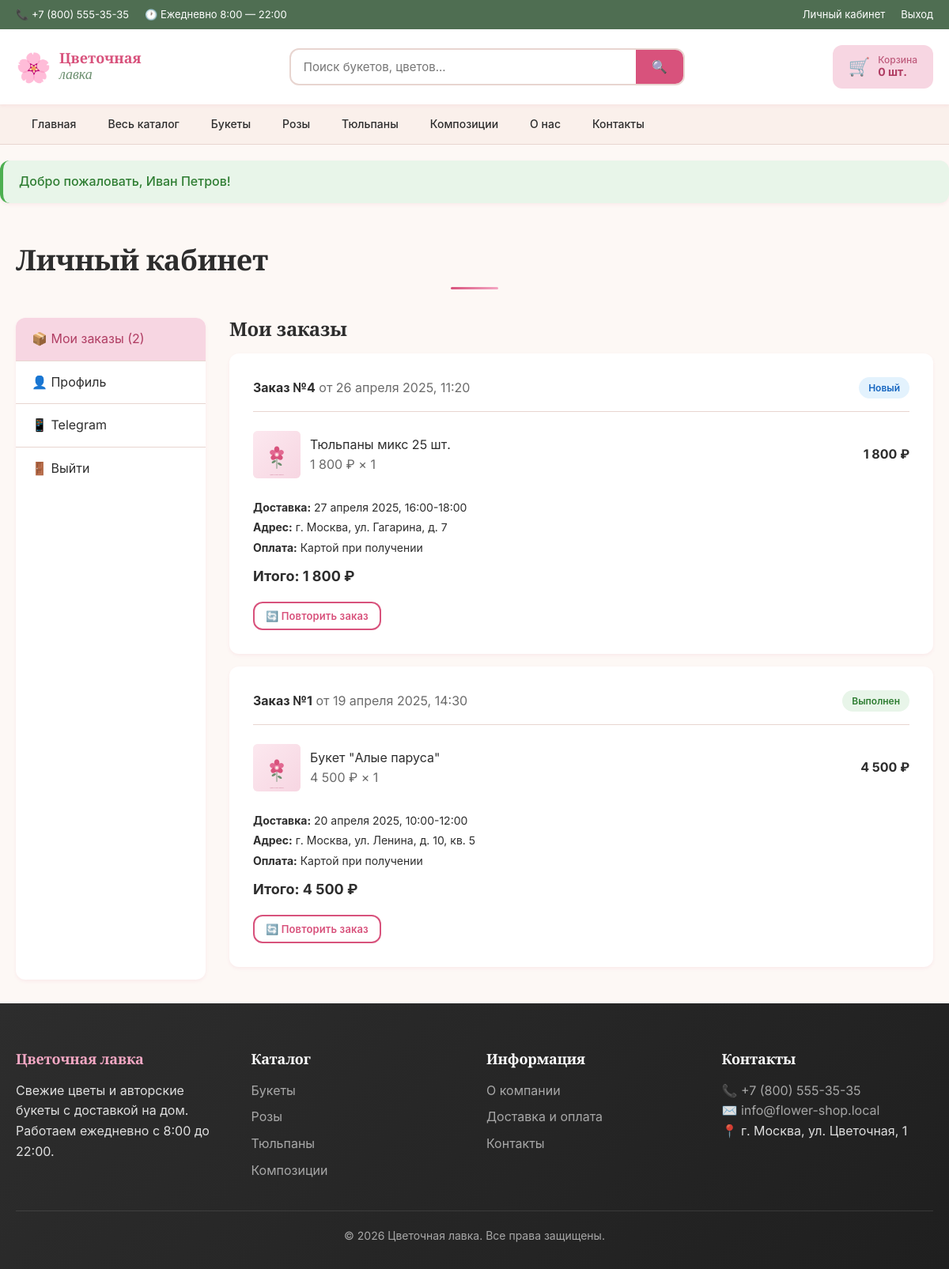
Page /pages/account.php (signed in) on the committed database.
### tables this page shows
CREATE TABLE `categories` (
  `id` INT(11) NOT NULL AUTO_INCREMENT,
  `name` VARCHAR(100) NOT NULL COMMENT 'Название категории',
  `slug` VARCHAR(100) NOT NULL UNIQUE COMMENT 'URL-имя',
  `description` TEXT DEFAULT NULL COMMENT 'Описание',
  `image` VARCHAR(255) DEFAULT NULL COMMENT 'Изображение',
  `parent_id` INT(11) DEFAULT NULL COMMENT 'Родительская категория',
  PRIMARY KEY (`id`),
  KEY `idx_slug` (`slug`),
  KEY `idx_parent` (`parent_id`),
  CONSTRAINT `fk_categories_parent` FOREIGN KEY (`parent_id`) REFERENCES `categories` (`id`) ON DELETE SET NULL
);

CREATE TABLE `orders` (
  `id` INT(11) NOT NULL AUTO_INCREMENT,
  `user_id` INT(11) DEFAULT NULL COMMENT 'ID пользователя (NULL для гостей)',
  `total_amount` DECIMAL(10,2) NOT NULL DEFAULT 0.00 COMMENT 'Сумма заказа',
  `status` ENUM('new','processing','delivery','completed','cancelled') NOT NULL DEFAULT 'new' COMMENT 'Статус заказа',
  `delivery_address` VARCHAR(500) NOT NULL COMMENT 'Адрес доставки',
  `delivery_date` DATE NOT NULL COMMENT 'Дата доставки',
  `delivery_time` VARCHAR(50) DEFAULT NULL COMMENT 'Время доставки',
  `recipient_name` VARCHAR(100) NOT NULL COMMENT 'Имя получателя',
  `recipient_phone` VARCHAR(20) NOT NULL COMMENT 'Телефон получателя',
  `payment_method` ENUM('cash','card','online') NOT NULL DEFAULT 'cash' COMMENT 'Способ оплаты',
  `comment` TEXT DEFAULT NULL COMMENT 'Комментарий',
  `promocode_id` INT(11) DEFAULT NULL COMMENT 'Применённый промокод',
  `created_at` TIMESTAMP NOT NULL DEFAULT CURRENT_TIMESTAMP,
  PRIMARY KEY (`id`),
  KEY `idx_user` (`user_id`),
  KEY `idx_status` (`status`),
  KEY `idx_created` (`created_at`),
  CONSTRAINT `fk_orders_user` FOREIGN KEY (`user_id`) REFERENCES `users` (`id`) ON DELETE SET NULL
);

CREATE TABLE `order_items` (
  `id` INT(11) NOT NULL AUTO_INCREMENT,
  `order_id` INT(11) NOT NULL,
  `product_id` INT(11) NOT NULL,
  `quantity` INT(11) NOT NULL DEFAULT 1,
  `price` DECIMAL(10,2) NOT NULL COMMENT 'Цена на момент заказа',
  PRIMARY KEY (`id`),
  KEY `idx_order` (`order_id`),
  KEY `idx_product` (`product_id`),
  CONSTRAINT `fk_items_order` FOREIGN KEY (`order_id`) REFERENCES `orders` (`id`) ON DELETE CASCADE,
  CONSTRAINT `fk_items_product` FOREIGN KEY (`product_id`) REFERENCES `products` (`id`) ON DELETE RESTRICT
);

CREATE TABLE `products` (
  `id` INT(11) NOT NULL AUTO_INCREMENT,
  `category_id` INT(11) NOT NULL,
  `name` VARCHAR(200) NOT NULL COMMENT 'Название товара',
  `description` TEXT DEFAULT NULL COMMENT 'Описание',
  `price` DECIMAL(10,2) NOT NULL DEFAULT 0.00 COMMENT 'Цена',
  `stock_quantity` INT(11) NOT NULL DEFAULT 0 COMMENT 'Остаток на складе',
  `image` VARCHAR(255) DEFAULT NULL COMMENT 'Изображение',
  `composition` TEXT DEFAULT NULL COMMENT 'Состав букета',
  `size` VARCHAR(50) DEFAULT NULL COMMENT 'Размер',
  `is_available` TINYINT(1) NOT NULL DEFAULT 1 COMMENT 'Доступен к заказу',
  `created_at` TIMESTAMP NOT NULL DEFAULT CURRENT_TIMESTAMP,
  PRIMARY KEY (`id`),
  KEY `idx_category` (`category_id`),
  KEY `idx_available` (`is_available`),
  CONSTRAINT `fk_products_category` FOREIGN KEY (`category_id`) REFERENCES `categories` (`id`) ON DELETE CASCADE
);

### pages/account.php (the view, shortened to what the rows shown need)
<?php
require_once __DIR__ . '/../includes/db.php';
require_once __DIR__ . '/../includes/functions.php';
$user = currentUser();
$tab = clean($_GET['tab'] ?? 'orders');
$profileError = '';
$profileSuccess = '';
$orders = db()->fetchAll(
    "SELECT * FROM orders WHERE user_id = ? ORDER BY created_at DESC",
    [currentUserId()]
);
include __DIR__ . '/../includes/header.php';
?>
<div class="container">
    <h1 class="section__title" style="text-align: left;">Личный кабинет</h1>
    <div class="account-layout">
        <div>
            <?php if ($tab === 'profile'): ?>
                <h2 class="mb-2">Профиль</h2>
                <?php if ($profileError): ?>
                    <div class="flash flash--error"><?= e($profileError) ?></div>
                <?php endif; ?>
                <?php if ($profileSuccess): ?>
                    <div class="flash flash--success"><?= e($profileSuccess) ?></div>
                <?php endif; ?>
                <form method="POST" class="form" data-validate>
                    <?= csrfField() ?>
                    <input type="hidden" name="action" value="update_profile">
                    <div class="form__group">
                        <label class="form__label">Email</label>
                        <input type="email" class="form__input" value="<?= e($user['email']) ?>" disabled>
                    </div>
                    <div class="form__row">
                        <div class="form__group">
                            <label class="form__label form__label--required">Имя</label>
                            <input type="text" name="name" class="form__input" value="<?= e($user['name']) ?>" required>
                        </div>
                        <div class="form__group">
                            <label class="form__label">Телефон</label>
                            <input type="tel" name="phone" class="form__input" value="<?= e($user['phone']) ?>">
                        </div>
                    </div>
                    <button type="submit" class="btn btn--primary">Сохранить изменения</button>
                </form>
            <?php else: ?>
                <h2 class="mb-2">Мои заказы</h2>
                <?php if (empty($orders)): ?>
                    <div class="empty-state">
                        <div class="empty-state__icon">📦</div>
                        <h3>У вас пока нет заказов</h3>
                        <p>Оформите первый заказ в нашем каталоге</p>
                        <a href="/pages/catalog.php" class="btn btn--primary mt-2">В каталог</a>
                    </div>
                <?php else: ?>
                    <?php foreach ($orders as $order):
                        $items = db()->fetchAll(
                            "SELECT oi.*, p.name, p.image FROM order_items oi
                             LEFT JOIN products p ON oi.product_id = p.id
                             WHERE oi.order_id = ?",
                            [$order['id']]
                        );
                    ?>
                        <div class="form mb-2">
                            <div style="display: flex; justify-content: space-between; align-items: center; flex-wrap: wrap; gap: 12px; margin-bottom: 16px; padding-bottom: 16px; border-bottom: 1px solid var(--color-border);">
                                <div>
                                    <strong>Заказ №<?= $order['id'] ?></strong>
                                    <span class="text-muted"> от <?= formatDate($order['created_at'], true) ?></span>
                                </div>
                                <span class="status-badge <?= orderStatusClass($order['status']) ?>">
                                    <?= e(orderStatusName($order['status'])) ?>
                                </span>
                            </div>
                            <div style="margin-bottom: 16px;">
                                <?php foreach ($items as $item): ?>
                                    <div style="display: flex; gap: 12px; align-items: center; padding: 8px 0;">
                                        <div style="width: 60px; height: 60px; background: var(--color-bg-alt); border-radius: var(--radius-sm); overflow: hidden;">
                                            <img src="<?= e(productImage($item['image'])) ?>" alt="" style="width: 100%; height: 100%; object-fit: cover;">
                                        </div>
                                        <div style="flex: 1;">
                                            <div><?= e($item['name']) ?></div>
                                            <div class="text-muted"><?= formatPrice($item['price']) ?> × <?= $item['quantity'] ?></div>
                                        </div>
                                        <div><strong><?= formatPrice($item['price'] * $item['quantity']) ?></strong></div>
                                    </div>
                                <?php endforeach; ?>
                            </div>
                            <div style="font-size: 14px; line-height: 1.8;">
                                <div><strong>Доставка:</strong> <?= formatDate($order['delivery_date']) ?>, <?= e($order['delivery_time']) ?></div>
                                <div><strong>Адрес:</strong> <?= e($order['delivery_address']) ?></div>
                                <div><strong>Оплата:</strong> <?= e(paymentMethodName($order['payment_method'])) ?></div>
                                <div style="margin-top: 8px; font-size: 18px;"><strong>Итого: <?= formatPrice($order['total_amount']) ?></strong></div>
                            </div>
                            <form method="POST" class="mt-2" style="margin: 16px 0 0;">
                                <button type="submit" class="btn btn--outline btn--small">🔄 Повторить заказ</button>
                            </form>
                        </div>
                    <?php endforeach; ?>
                <?php endif; ?>
            <?php endif; ?>
        </div>
    </div>
</div>
<?php include __DIR__ . '/../includes/footer.php'; ?>

### includes/header.php (shortened to what the rows shown need)
<?php
$menuCategories = db()->fetchAll(
    "SELECT * FROM categories WHERE parent_id IS NULL ORDER BY id"
);
?>
<!DOCTYPE html>
<html lang="ru">
<head>
    <link rel="stylesheet" href="/assets/css/style.css">
</head>
<body>
<nav class="nav">
    <div class="container">
        <ul class="nav__list">
            <?php foreach ($menuCategories as $cat): ?>
                <li>
                    <a href="/pages/catalog.php?category=<?= e($cat['slug']) ?>" class="nav__link">
                        <?= e($cat['name']) ?>
                    </a>
                </li>
            <?php endforeach; ?>
        </ul>
    </div>
</nav>
<main class="main">

### rows in the picture
categories: name "Букеты"
categories: name "Розы"
categories: name "Тюльпаны"
categories: name "Композиции"
orders: id "4", created_at "26 апреля 2025, 11:20", status "Новый", delivery_date "27 апреля 2025", delivery_time "16:00-18:00", delivery_address "г. Москва, ул. Гагарина, д. 7", payment_method "Картой при получении", total_amount "1 800 ₽"
order_items: product.name "Тюльпаны микс 25 шт.", price "1 800 ₽", quantity "1", formatPrice($item['price'] * $item['quantity']) "1 800 ₽"
orders: id "1", created_at "19 апреля 2025, 14:30", status "Выполнен", delivery_date "20 апреля 2025", delivery_time "10:00-12:00", delivery_address "г. Москва, ул. Ленина, д. 10, кв. 5", payment_method "Картой при получении", total_amount "4 500 ₽"
order_items: product.name "Букет \"Алые паруса\"", price "4 500 ₽", quantity "1", formatPrice($item['price'] * $item['quantity']) "4 500 ₽"

### other values in the picture
SITE_PHONE "+7 (800) 555-35-35"
cartCount() "0"
$flashSuccess "Добро пожаловать, Иван Петров!"
count($orders) "2"
SITE_EMAIL "info@flower-shop.local"
SITE_NAME "Цветочная лавка"
